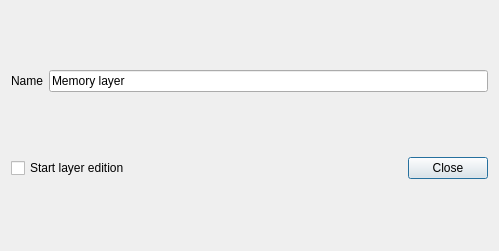
<?xml version="1.0" encoding="UTF-8"?>
<ui version="4.0">
 <class>NewMemoryLayer</class>
 <widget class="QDialog" name="NewMemoryLayer">
  <property name="geometry">
   <rect>
    <x>0</x>
    <y>0</y>
    <width>499</width>
    <height>251</height>
   </rect>
  </property>
  <property name="windowTitle">
   <string>NewMemoryLayer</string>
  </property>
  <layout class="QGridLayout" name="gridLayout">
   <item row="3" column="1">
    <widget class="QDialogButtonBox" name="buttonBox">
     <property name="orientation">
      <enum>Qt::Horizontal</enum>
     </property>
     <property name="standardButtons">
      <set>QDialogButtonBox::Close</set>
     </property>
    </widget>
   </item>
   <item row="3" column="0">
    <widget class="QCheckBox" name="chk_start_edition">
     <property name="text">
      <string>Start layer edition</string>
     </property>
    </widget>
   </item>
   <item row="1" column="0" colspan="2">
    <layout class="QGridLayout" name="lyt_geometry_types"/>
   </item>
   <item row="0" column="0" colspan="2">
    <layout class="QHBoxLayout" name="horizontalLayout_2">
     <item>
      <widget class="QLabel" name="label">
       <property name="text">
        <string>Name</string>
       </property>
       <property name="buddy">
        <cstring>leName</cstring>
       </property>
      </widget>
     </item>
     <item>
      <widget class="QLineEdit" name="leName">
       <property name="text">
        <string>Memory layer</string>
       </property>
      </widget>
     </item>
    </layout>
   </item>
  </layout>
 </widget>
 <tabstops>
  <tabstop>leName</tabstop>
 </tabstops>
 <resources/>
 <connections>
  <connection>
   <sender>buttonBox</sender>
   <signal>accepted()</signal>
   <receiver>NewMemoryLayer</receiver>
   <slot>accept()</slot>
   <hints>
    <hint type="sourcelabel">
     <x>464</x>
     <y>87</y>
    </hint>
    <hint type="destinationlabel">
     <x>157</x>
     <y>63</y>
    </hint>
   </hints>
  </connection>
  <connection>
   <sender>buttonBox</sender>
   <signal>rejected()</signal>
   <receiver>NewMemoryLayer</receiver>
   <slot>reject()</slot>
   <hints>
    <hint type="sourcelabel">
     <x>463</x>
     <y>87</y>
    </hint>
    <hint type="destinationlabel">
     <x>286</x>
     <y>63</y>
    </hint>
   </hints>
  </connection>
 </connections>
</ui>
